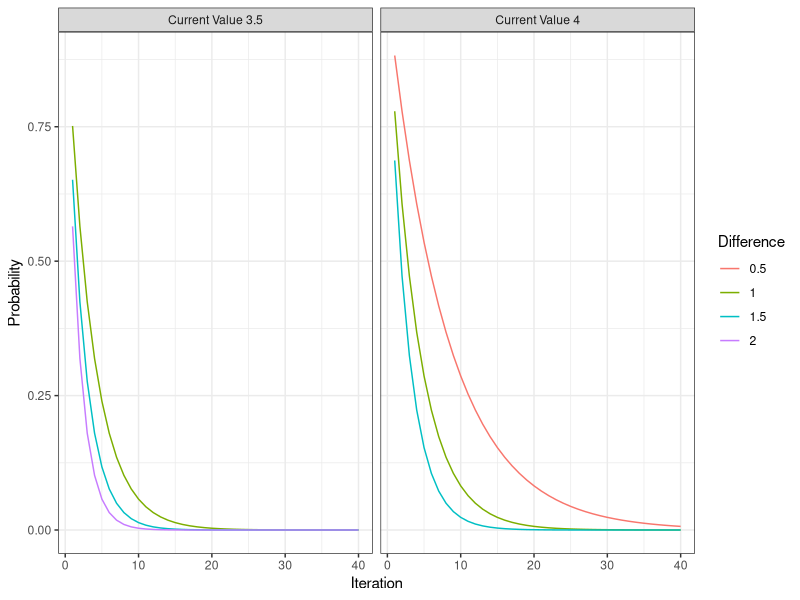

Source code (R):
library(caret)


### Name: safs_initial
### Title: Ancillary simulated annealing functions
### Aliases: safs_initial safs_perturb safs_prob caretSA rfSA treebagSA
### Keywords: datasets

### ** Examples


selected_vars <- safs_initial(vars = 10 , prob = 0.2)
selected_vars

###

safs_perturb(selected_vars, vars = 10, number = 1)

###

safs_prob(old = .8, new = .9, iteration = 1)
safs_prob(old = .5, new = .6, iteration = 1)

grid <- expand.grid(old = c(4, 3.5),
                    new = c(4.5, 4, 3.5) + 1,
                    iter = 1:40)
grid <- subset(grid, old < new)

grid$prob <- apply(grid, 1,
                   function(x)
                     safs_prob(new = x["new"],
                               old= x["old"],
                               iteration = x["iter"]))

grid$Difference <- factor(grid$new - grid$old)
grid$Group <- factor(paste("Current Value", grid$old))

ggplot(grid, aes(x = iter, y = prob, color = Difference)) +
  geom_line() + facet_wrap(~Group) + theme_bw() +
  ylab("Probability") + xlab("Iteration")

## Not run: 
##D ###
##D ## Hypothetical examples
##D lda_sa <- safs(x = predictors,
##D                y = classes,
##D                safsControl = safsControl(functions = caretSA),
##D                ## now pass arguments to `train`
##D                method = "lda",
##D                metric = "Accuracy"
##D                trControl = trainControl(method = "cv", classProbs = TRUE))
##D 
##D rf_sa <- safs(x = predictors,
##D               y = classes,
##D               safsControl = safsControl(functions = rfSA),
##D               ## these are arguments to `randomForest`
##D               ntree = 1000,
##D               importance = TRUE)
##D 	
## End(Not run)
